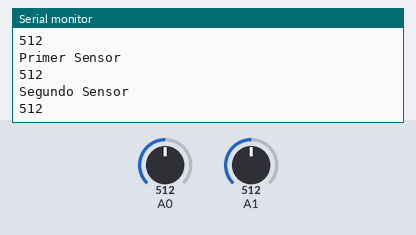
Bench run of a sketch on a simulated Arduino Uno, built with avr-gcc and run on an emulated ATmega328P. Parts: the last lines printed to the serial monitor. The test bench sets the inputs (shaded band); at power-on: A0 = 512, A1 = 512.

Above: at 1.8 s.
1.9 s: A0 set to 716
At 2.5 s:
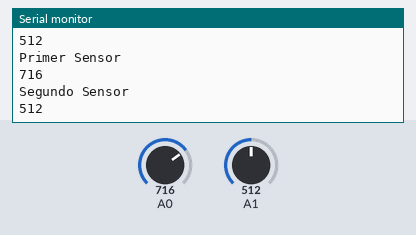
3.4 s: A1 set to 306
At 4.7 s:
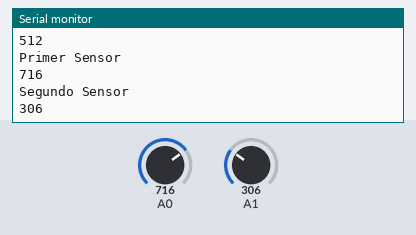
4.9 s: A0 set to 900
At 5.8 s:
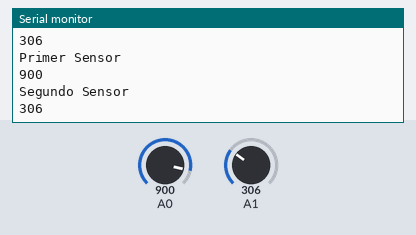
6.4 s: A1 set to 122
At 7.6 s:
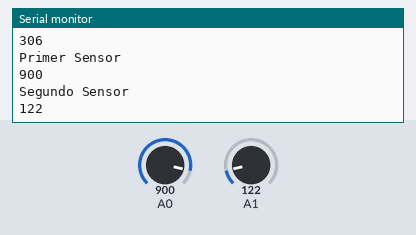
Timing chart, 0 to 8.9 s (numbered marks = the images above; inputs shaded):
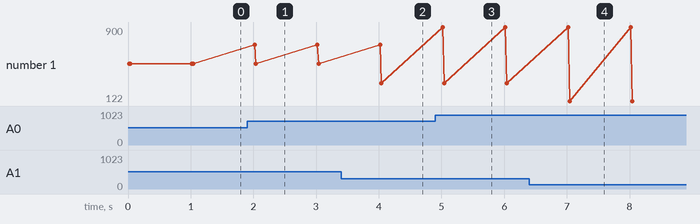

The sketch:

calibrar_sensores_laboratorio.ino
```cpp
int sens1;
int sens2;

void setup()
{
Serial.begin(9600);
  pinMode (A0, INPUT);
  pinMode (A1, INPUT);
}
void loop()
{
  sens1 = analogRead(A0);
  sens2 = analogRead(A1);
  Serial.println("Primer Sensor");
  Serial.println(sens1);
  Serial.println("Segundo Sensor");
  Serial.println(sens2);
  delay (1000);
}
```

Measured:
- after the input at 1.9 s, the serial monitor: prints a new line after 0.12 s (image 1)
- after the input at 3.4 s, the serial monitor: prints a new line after 0.64 s (image 2)
- after the input at 4.9 s, the serial monitor: prints a new line after 0.12 s (image 3)
- after the input at 6.4 s, the serial monitor: prints a new line after 0.64 s (image 4)
- plotted number 1: 512 → 306 after the input at 3.4 s, 306 → 122 after the input at 6.4 s
